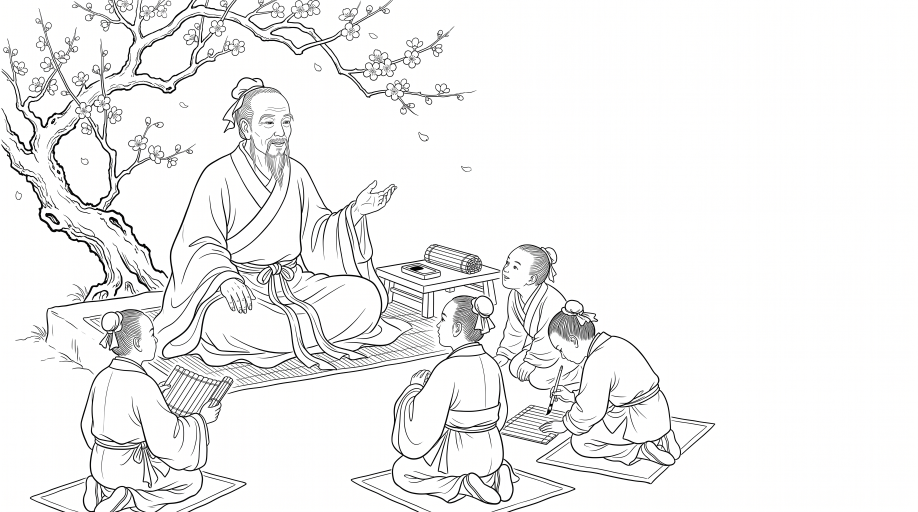
#> input picture episodes/jiao/images/Teacher_instructing_disciples_be…_2K_20261011153307.jpg, 2752 x 1536 px (shown at 1/3 size)
$ python trace_baimiao.py '../../episodes/jiao/images/Teacher_instructing_disciples_be…_2K_20261011153307.jpg' out.png 3 '../../episodes/jiao/images/Teacher_instructing_disciples_ou…_2K_20261011153402.jpg'
#> lines starting #> are read from the running program, lines starting #| are printed output that depends on the picture; after the words box and inside, x2 and y2 are one past the last pixel; in counts of white or black regions, pixels touching at a corner belong together
"""Prépare l'animation « le dessin au trait se construit » d'une image baimiao (traits noirs sur blanc).
python3 trace_baimiao.py image.jpg sortie.png n_germes ['[[x, y], …]' germes en plus, ex. le visage]
Chaque pixel d'encre reçoit un instant d'arrivée : distance le long des traits depuis n germes (répartis sur le dessin,
du haut vers le bas) ; les traits isolés partent du pixel le plus proche déjà atteint. Sortie PNG RGBA :
R = instant (0–250), A = encre. Affiche les germes (pixels de l'image) au format JSON."""
import heapq, json, sys
import numpy as np
from PIL import Image
from scipy import ndimage

img = np.asarray(Image.open(sys.argv[1]).convert('L')).astype(np.float32)
H, W = img.shape
#> H = 1536; W = 2752
ink = np.clip((235 - img) / 170, 0, 1)  # 0 = blanc, 1 = noir
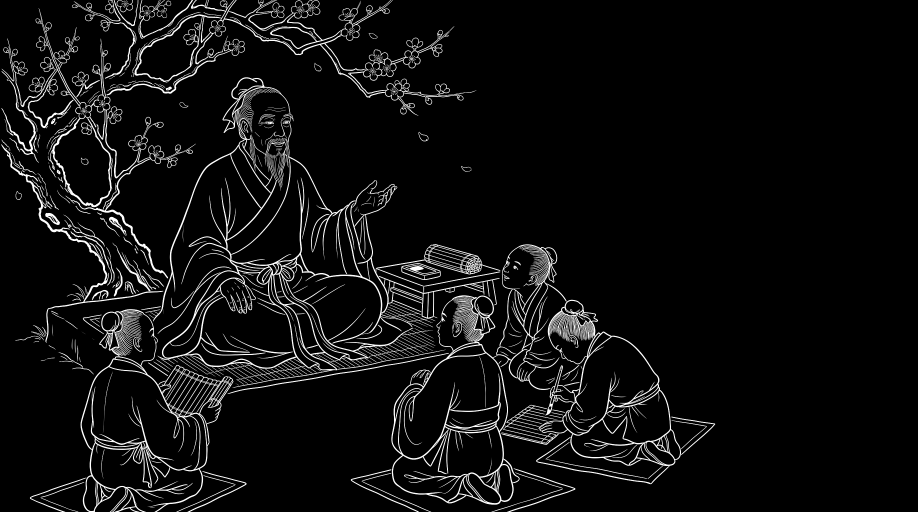
#> ink: shape (1536, 2752) float32 (shown at 1/3 size); min 0, max 1, mean 0.0588
mask = ndimage.binary_dilation(ink > 0.12, iterations=1)
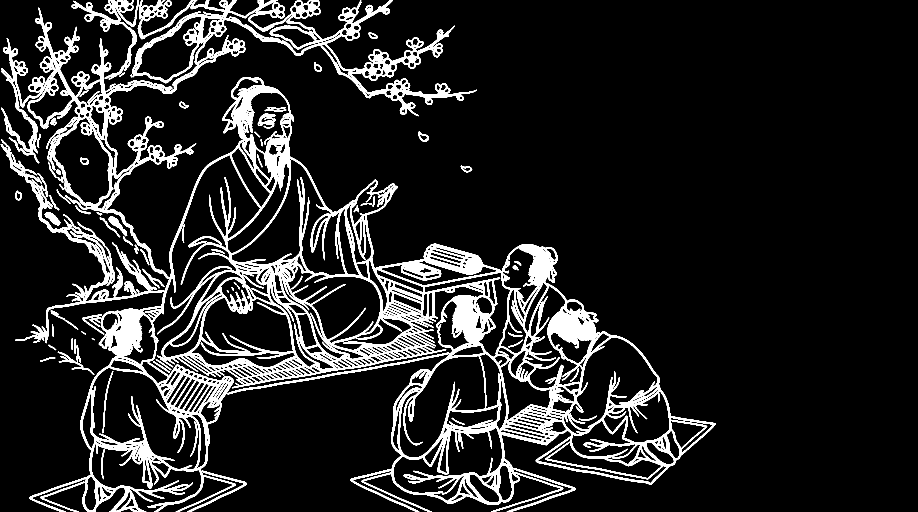
#> mask: shape (1536, 2752) bool (shown at 1/3 size); 11.3% white; 113 white regions (3 under 20 px), largest, box (x1, y1, x2, y2) and area: (421, 231, 2147, 1536) 258282, (4, 0, 1431, 837) 94505, (88, 926, 741, 1536) 57023
lab, n = ndimage.label(mask, structure=np.ones((3, 3)))
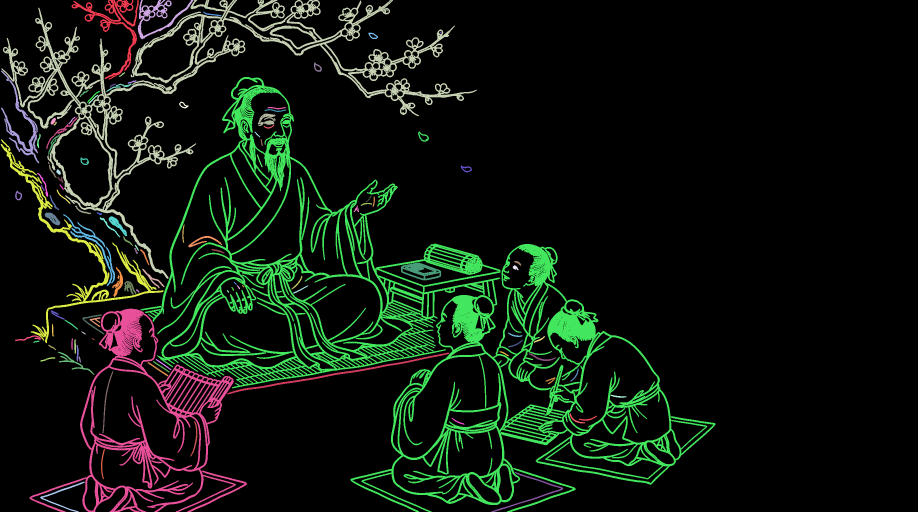
#> lab: shape (1536, 2752) int32 (shown at 1/3 size); 114 distinct labels, from 0 to 113; one colour per label, 0 black
#> n = 113
sizes = ndimage.sum(mask, lab, range(1, n + 1))
#> sizes = 113 values, max 258282 at index 11, min 5 at index 3, mean 4239.9
# germes : sur le plus grand morceau, répartis par tranches de hauteur, alternés gauche / droite
big = lab == (1 + int(np.argmax(sizes)))
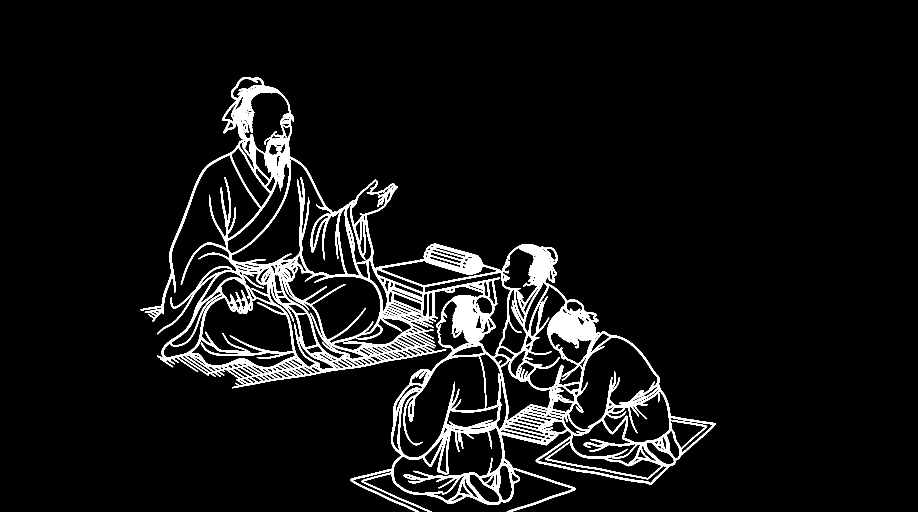
#> big: shape (1536, 2752) bool (shown at 1/3 size); 6.1% white; 1 white region, box (x1, y1, x2, y2) and area: (421, 231, 2147, 1536) 258282
ys, xs = np.nonzero(big)
ng = int(sys.argv[3]); seeds = []
order = np.argsort(ys)
for i in range(ng):
    sl = order[int(i / ng * len(order)): int((i + 1) / ng * len(order))]
    j = sl[np.argmin(xs[sl])] if i % 2 else sl[np.argmax(xs[sl])]
    if i == 0: j = sl[0]  # le premier germe : le sommet du dessin (la tête)
    seeds.append((int(ys[j]), int(xs[j])))
#> this loop made 3 passes
#> after the loop, seeds = [(231, 739), (929, 421), (1271, 2146)]
#> (the run stopped early here; a loop or call above may not have finished)

$ run again, on episodes/jiao/images/confucius_baimiao_2.jpg
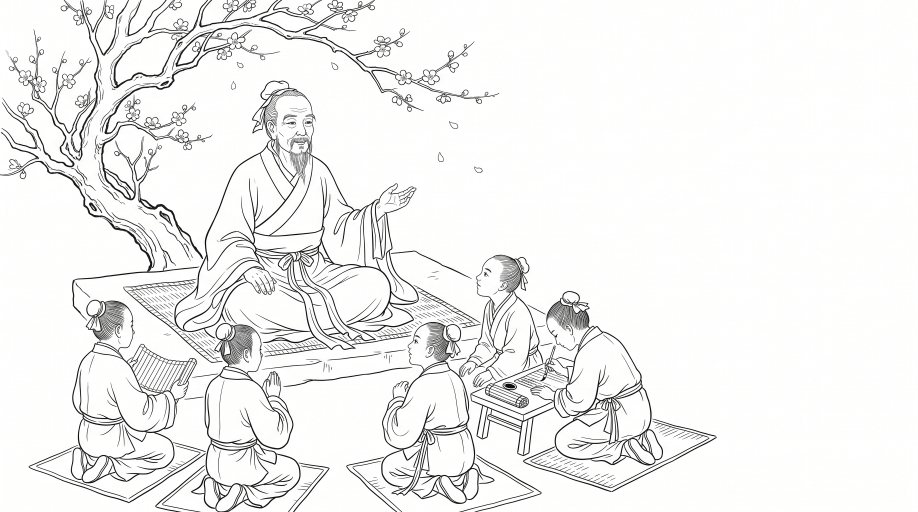
#> input picture episodes/jiao/images/confucius_baimiao_2.jpg, 2752 x 1536 px (shown at 1/3 size)
#> mask: shape (1536, 2752) bool; 11.3% white; 188 white regions (5 under 20 px), largest, box (x1, y1, x2, y2) and area: (85, 240, 1444, 1536) 190956, (1038, 763, 2152, 1536) 127577, (283, 0, 1499, 779) 62675
#> `lab, n = ndimage.label(mask, structure=np.ones((3, 3)))`:
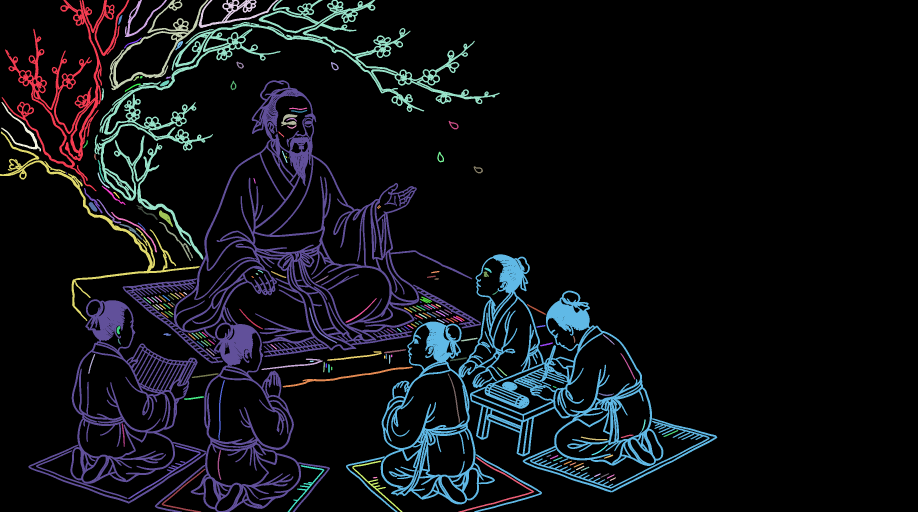
#> lab: shape (1536, 2752) int32 (shown at 1/3 size); 189 distinct labels, from 0 to 188; one colour per label, 0 black
#> n = 188
#> sizes = 188 values, max 190956 at index 13, min 5 at index 33, mean 2543.4
#> `big = lab == (1 + int(np.argmax(sizes)))`:
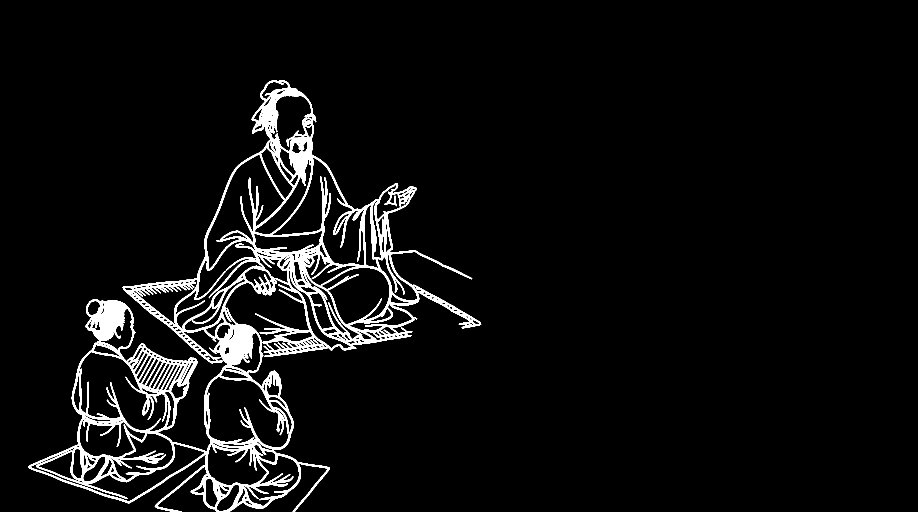
#> big: shape (1536, 2752) bool (shown at 1/3 size); 4.5% white; 1 white region, box (x1, y1, x2, y2) and area: (85, 240, 1444, 1536) 190956
#> the loop `for i in range(ng):` made 3 passes
#> after the loop `for i in range(ng):`: seeds = [(240, 847), (1087, 240), (1404, 989)]
